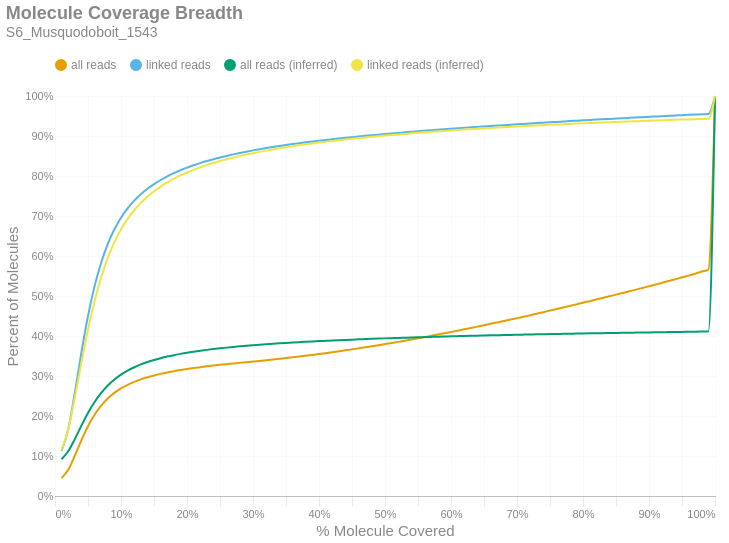

Notebook code for this chart:
### Markdown cell above
### Molecule Read Coverage
This chart shows molecule coverage breadth as computed by the number of bases aligned to that molecule. In other words, "*how much of each unique long molecule is actually sequenced/aligned?*" Keep in mind there is a distinction between sequences and alignments, since some sequences belonging to a particular molecule may not align well and wouldn't appear in the alignment data. This chart also shows molecule coverage breadth as computed by the *inferred fragment* from which the aligned sequences originate. Unlike read coverage, this calculation takes into account the total insert size, including unsequenced gaps between the forward and reverse reads. Like the previous figures, these are cumulative percents.

### Code cell
if SKIPLR:
    print_html(f"Skipped")
else:
    binned_df = consolidated_hist(valids['coverage_bp'], mask, 0.01, True)
    binned_df_inf = consolidated_hist(valids['coverage_inserts'], mask, 0.01, True)
    binned_df = binned_df.with_columns(pl.lit(binned_df_inf['all reads (cumsum)']).alias('all reads (inferred)'))
    binned_df = binned_df.with_columns(pl.lit(binned_df_inf['linked reads (cumsum)']).alias('linked reads (inferred)'))
    binned_df = binned_df.with_columns(
        (pl.col('bin').cast(pl.Float64) + 0.01).alias('right_edge')
    )

    with SafeRender(binned_df):
        (
            density_plot(binned_df, 'Molecule Coverage Breadth', samplename, 'molcov', ['all reads (inferred)','linked reads (inferred)'])
            .encode(
                #x=alt.X('bin:Q', title="% Molecule Covered").axis(format = '%').scale(padding=0),
                x=alt.X('right_edge:Q', title="% Molecule Covered").axis(format='%').scale(padding=0),
                y=alt.Y('value:Q', title='Percent of Molecules')
                    .axis(format='%')
                    .stack(False)
                    .scale(domainMin=0, padding=0),
                color=alt.Color("key:N").scale(domain = ["all reads", "linked reads", "all reads (inferred)", "linked reads (inferred)"]),
                tooltip = [
                    alt.Tooltip("key:N", title = "Data Type"),
                    alt.Tooltip("range_label:N", title="% Molecule Covered"),
                    alt.Tooltip("value:Q", format = ".2%", title="% Molecules")
                ]
            )
        ).display()

### Figure 1 — Vega-Lite specification as saved in the notebook (floating-point values rounded to 4 significant figures)
{"width": "container", "height": 400, "config": {"title": {"anchor": "start", "dy": -15, "fontSize": 18, "color": "#888888", "subtitleColor": "#888888", "subtitleFontSize": 14}, "arc": {"fill": "#0072B2"}, "axis": {"domainColor": "#888888", "domainWidth": 0.5, "gridWidth": 0.2, "grid": false, "titleFontWeight": 400, "titleFontSize": 15, "labelFontSize": 11, "labelColor": "#888888", "tickColor": "#888888", "tickWidth": 0.2, "titleColor": "#888888"}, "axisBand": {"grid": false}, "axisX": {"grid": true, "tickSize": 10, "domainCap": "round"}, "axisY": {"domain": false, "grid": true, "tickSize": 0, "domainCap": "round"}, "background": "transparent", "header": {"labelFontSize": 15, "labelColor": "#888888", "titleFontSize": 15, "titleFontWeight": 600, "titleColor": "#888888"}, "legend": {"labelFont": "sans-serif", "labelFontSize": 12, "labelColor": "#888888", "symbolSize": 100, "symbolType": "circle", "titleFontSize": 12, "titlePadding": 10, "titleColor": "#888888", "title": null, "orient": "top"}, "range": {"category": ["#E69F00", "#56B4E9", "#009E73", "#F0E442", "#0072B2", "#D55E00", "#CC79A7", "#000000"], "diverging": ["#cfe8f3", "#a2d4ec", "#73bfe2", "#46abdb", "#1696d2", "#12719e"]}, "area": {"fill": "#0072B2", "fillOpacity": 0.7, "line": true, "strokeOpacity": 0.7}, "line": {"color": "#0072B2", "stroke": "#0072B2", "strokeWidth": 2}, "trail": {"color": "#0072B2", "stroke": "#0072B2", "strokeWidth": 0, "size": 1}, "point": {"filled": true, "fillOpacity": 1.0, "size": 95}, "text": {"color": "#888888", "fontSize": 11, "align": "right", "fontWeight": 400, "size": 11}, "bar": {"fill": "#0072B2", "stroke": null}, "view": {"stroke": null, "continuousWidth": 660, "continuousHeight": 400}}, "data": {"name": "data-5342c5bd80825bf6339852b0acbcb683"}, "mark": {"type": "line", "interpolate": "monotone", "point": {"opacity": 0, "size": 275}}, "encoding": {"color": {"field": "key", "scale": {"domain": ["all reads", "linked reads", "all reads (inferred)", "linked reads (inferred)"]}, "type": "nominal"}, "tooltip": [{"field": "key", "title": "Data Type", "type": "nominal"}, {"field": "range_label", "title": "% Molecule Covered", "type": "nominal"}, {"field": "value", "format": ".2%", "title": "% Molecules", "type": "quantitative"}], "x": {"axis": {"format": "%"}, "field": "right_edge", "scale": {"padding": 0}, "title": "% Molecule Covered", "type": "quantitative"}, "y": {"axis": {"format": "%"}, "field": "value", "scale": {"domainMin": 0, "padding": 0}, "stack": false, "title": "Percent of Molecules", "type": "quantitative"}}, "params": [{"name": "param_c36ac31b6afebe62", "select": {"type": "point", "fields": ["key"]}, "bind": "legend"}], "title": {"text": "Molecule Coverage Breadth", "subtitle": "S6_Musquodoboit_1543"}, "transform": [{"fold": ["all reads (cumsum)", "linked reads (cumsum)", "all reads (inferred)", "linked reads (inferred)"]}, {"calculate": "replace(datum.key, ' (cumsum)', '')", "as": "key"}, {"filter": {"param": "param_c36ac31b6afebe62"}}], "usermeta": {"embedOptions": {"downloadFileName": "S6_Musquodoboit_1543.molcov"}}, "$schema": "https://vega.github.io/schema/vega-lite/v6.1.0.json", "datasets": {"data-5342c5bd80825bf6339852b0acbcb683": [{"bin": "0.0", "interval": "0.0-0.01", "all reads": 0.04476, "linked reads": 0.1134, "all reads (cumsum)": 0.04476, "linked reads (cumsum)": 0.1134, "range_label": "0.0-0.01", "all reads (inferred)": 0.09191, "linked reads (inferred)": 0.116, "right_edge": 0.01}, {"bin": "0.01", "interval": "0.01-0.02", "all reads": 0.02062, "linked reads": 0.05275, "all reads (cumsum)": 0.06538, "linked reads (cumsum)": 0.1661, "range_label": "0.01-0.02", "all reads (inferred)": 0.1117, "linked reads (inferred)": 0.1665, "right_edge": 0.02}, {"bin": "0.02", "interval": "0.02-0.03", "all reads": 0.03539, "linked reads": 0.09172, "all reads (cumsum)": 0.1008, "linked reads (cumsum)": 0.2578, "range_label": "0.02-0.03", "all reads (inferred)": 0.1422, "linked reads (inferred)": 0.2454, "right_edge": 0.03}, {"bin": "0.03", "interval": "0.03-0.04", "all reads": 0.03869, "linked reads": 0.1007, "all reads (cumsum)": 0.1395, "linked reads (cumsum)": 0.3585, "range_label": "0.03-0.04", "all reads (inferred)": 0.1759, "linked reads (inferred)": 0.3333, "right_edge": 0.04}, {"bin": "0.04", "interval": "0.04-0.05", "all reads": 0.03505, "linked reads": 0.09142, "all reads (cumsum)": 0.1745, "linked reads (cumsum)": 0.45, "range_label": "0.04-0.05", "all reads (inferred)": 0.2076, "linked reads (inferred)": 0.416, "right_edge": 0.05}, {"bin": "0.05", "interval": "0.05-0.06", "all reads": 0.02864, "linked reads": 0.07471, "all reads (cumsum)": 0.2031, "linked reads (cumsum)": 0.5247, "range_label": "0.05-0.06", "all reads (inferred)": 0.2349, "linked reads (inferred)": 0.4874, "right_edge": 0.06}, {"bin": "0.06", "interval": "0.06-0.07", "all reads": 0.02273, "linked reads": 0.05923, "all reads (cumsum)": 0.2259, "linked reads (cumsum)": 0.5839, "range_label": "0.06-0.07", "all reads (inferred)": 0.2576, "linked reads (inferred)": 0.5468, "right_edge": 0.07}, {"bin": "0.07", "interval": "0.07-0.08", "all reads": 0.01785, "linked reads": 0.04646, "all reads (cumsum)": 0.2437, "linked reads (cumsum)": 0.6304, "range_label": "0.07-0.08", "all reads (inferred)": 0.2762, "linked reads (inferred)": 0.5953, "right_edge": 0.08}, {"bin": "0.08", "interval": "0.08-0.09", "all reads": 0.01397, "linked reads": 0.03636, "all reads (cumsum)": 0.2577, "linked reads (cumsum)": 0.6667, "range_label": "0.08-0.09", "all reads (inferred)": 0.2913, "linked reads (inferred)": 0.6346, "right_edge": 0.09}, {"bin": "0.09", "interval": "0.09-0.1", "all reads": 0.01122, "linked reads": 0.02914, "all reads (cumsum)": 0.2689, "linked reads (cumsum)": 0.6959, "range_label": "0.09-0.1", "all reads (inferred)": 0.3035, "linked reads (inferred)": 0.6665, "right_edge": 0.1}, {"bin": "0.1", "interval": "0.1-0.11", "all reads": 0.009002, "linked reads": 0.02335, "all reads (cumsum)": 0.2779, "linked reads (cumsum)": 0.7192, "range_label": "0.1-0.11", "all reads (inferred)": 0.3135, "linked reads (inferred)": 0.6927, "right_edge": 0.11}, {"bin": "0.11", "interval": "0.11-0.12", "all reads": 0.007412, "linked reads": 0.01917, "all reads (cumsum)": 0.2853, "linked reads (cumsum)": 0.7384, "range_label": "0.11-0.12", "all reads (inferred)": 0.3219, "linked reads (inferred)": 0.7144, "right_edge": 0.12}, {"bin": "0.12", "interval": "0.12-0.13", "all reads": 0.006195, "linked reads": 0.01602, "all reads (cumsum)": 0.2915, "linked reads (cumsum)": 0.7544, "range_label": "0.12-0.13", "all reads (inferred)": 0.3289, "linked reads (inferred)": 0.7328, "right_edge": 0.13}, {"bin": "0.13", "interval": "0.13-0.14", "all reads": 0.005288, "linked reads": 0.01364, "all reads (cumsum)": 0.2968, "linked reads (cumsum)": 0.768, "range_label": "0.13-0.14", "all reads (inferred)": 0.3349, "linked reads (inferred)": 0.7484, "right_edge": 0.14}, {"bin": "0.14", "interval": "0.14-0.15", "all reads": 0.004537, "linked reads": 0.01167, "all reads (cumsum)": 0.3014, "linked reads (cumsum)": 0.7797, "range_label": "0.14-0.15", "all reads (inferred)": 0.3401, "linked reads (inferred)": 0.7619, "right_edge": 0.15}, {"bin": "0.15", "interval": "0.15-0.16", "all reads": 0.004015, "linked reads": 0.0103, "all reads (cumsum)": 0.3054, "linked reads (cumsum)": 0.79, "range_label": "0.15-0.16", "all reads (inferred)": 0.3446, "linked reads (inferred)": 0.7736, "right_edge": 0.16}, {"bin": "0.16", "interval": "0.16-0.17", "all reads": 0.003529, "linked reads": 0.00903, "all reads (cumsum)": 0.3089, "linked reads (cumsum)": 0.799, "range_label": "0.16-0.17", "all reads (inferred)": 0.3486, "linked reads (inferred)": 0.7839, "right_edge": 0.17}, {"bin": "0.17", "interval": "0.17-0.18", "all reads": 0.003203, "linked reads": 0.008156, "all reads (cumsum)": 0.3121, "linked reads (cumsum)": 0.8072, "range_label": "0.17-0.18", "all reads (inferred)": 0.3521, "linked reads (inferred)": 0.793, "right_edge": 0.18}, {"bin": "0.18", "interval": "0.18-0.19", "all reads": 0.002872, "linked reads": 0.007269, "all reads (cumsum)": 0.315, "linked reads (cumsum)": 0.8144, "range_label": "0.18-0.19", "all reads (inferred)": 0.3553, "linked reads (inferred)": 0.8013, "right_edge": 0.19}, {"bin": "0.19", "interval": "0.19-0.2", "all reads": 0.00259, "linked reads": 0.006519, "all reads (cumsum)": 0.3176, "linked reads (cumsum)": 0.821, "range_label": "0.19-0.2", "all reads (inferred)": 0.3582, "linked reads (inferred)": 0.8088, "right_edge": 0.2}, {"bin": "0.2", "interval": "0.2-0.21", "all reads": 0.002361, "linked reads": 0.00589, "all reads (cumsum)": 0.3199, "linked reads (cumsum)": 0.8269, "range_label": "0.2-0.21", "all reads (inferred)": 0.3607, "linked reads (inferred)": 0.8154, "right_edge": 0.21}, {"bin": "0.21", "interval": "0.21-0.22", "all reads": 0.002195, "linked reads": 0.005439, "all reads (cumsum)": 0.3221, "linked reads (cumsum)": 0.8323, "range_label": "0.21-0.22", "all reads (inferred)": 0.3631, "linked reads (inferred)": 0.8215, "right_edge": 0.22}, {"bin": "0.22", "interval": "0.22-0.23", "all reads": 0.002044, "linked reads": 0.005006, "all reads (cumsum)": 0.3242, "linked reads (cumsum)": 0.8373, "range_label": "0.22-0.23", "all reads (inferred)": 0.3653, "linked reads (inferred)": 0.8272, "right_edge": 0.23}, {"bin": "0.23", "interval": "0.23-0.24", "all reads": 0.001922, "linked reads": 0.004639, "all reads (cumsum)": 0.3261, "linked reads (cumsum)": 0.8419, "range_label": "0.23-0.24", "all reads (inferred)": 0.3673, "linked reads (inferred)": 0.8324, "right_edge": 0.24}, {"bin": "0.24", "interval": "0.24-0.25", "all reads": 0.001818, "linked reads": 0.004351, "all reads (cumsum)": 0.3279, "linked reads (cumsum)": 0.8463, "range_label": "0.24-0.25", "all reads (inferred)": 0.3692, "linked reads (inferred)": 0.8373, "right_edge": 0.25}, {"bin": "0.25", "interval": "0.25-0.26", "all reads": 0.001672, "linked reads": 0.003931, "all reads (cumsum)": 0.3296, "linked reads (cumsum)": 0.8502, "range_label": "0.25-0.26", "all reads (inferred)": 0.3709, "linked reads (inferred)": 0.8418, "right_edge": 0.26}, {"bin": "0.26", "interval": "0.26-0.27", "all reads": 0.001648, "linked reads": 0.003805, "all reads (cumsum)": 0.3312, "linked reads (cumsum)": 0.854, "range_label": "0.26-0.27", "all reads (inferred)": 0.3726, "linked reads (inferred)": 0.8459, "right_edge": 0.27}, {"bin": "0.27", "interval": "0.27-0.28", "all reads": 0.001588, "linked reads": 0.003506, "all reads (cumsum)": 0.3328, "linked reads (cumsum)": 0.8575, "range_label": "0.27-0.28", "all reads (inferred)": 0.3741, "linked reads (inferred)": 0.8499, "right_edge": 0.28}, {"bin": "0.28", "interval": "0.28-0.29", "all reads": 0.001609, "linked reads": 0.00335, "all reads (cumsum)": 0.3344, "linked reads (cumsum)": 0.8609, "range_label": "0.28-0.29", "all reads (inferred)": 0.3755, "linked reads (inferred)": 0.8535, "right_edge": 0.29}, {"bin": "0.29", "interval": "0.29-0.3", "all reads": 0.001617, "linked reads": 0.003137, "all reads (cumsum)": 0.336, "linked reads (cumsum)": 0.864, "range_label": "0.29-0.3", "all reads (inferred)": 0.3769, "linked reads (inferred)": 0.857, "right_edge": 0.3}, {"bin": "0.3", "interval": "0.3-0.31", "all reads": 0.001636, "linked reads": 0.002953, "all reads (cumsum)": 0.3377, "linked reads (cumsum)": 0.867, "range_label": "0.3-0.31", "all reads (inferred)": 0.3781, "linked reads (inferred)": 0.8603, "right_edge": 0.31}, {"bin": "0.31", "interval": "0.31-0.32", "all reads": 0.001698, "linked reads": 0.002794, "all reads (cumsum)": 0.3394, "linked reads (cumsum)": 0.8698, "range_label": "0.31-0.32", "all reads (inferred)": 0.3793, "linked reads (inferred)": 0.8634, "right_edge": 0.32}, {"bin": "0.32", "interval": "0.32-0.33", "all reads": 0.001748, "linked reads": 0.002696, "all reads (cumsum)": 0.3411, "linked reads (cumsum)": 0.8725, "range_label": "0.32-0.33", "all reads (inferred)": 0.3805, "linked reads (inferred)": 0.8664, "right_edge": 0.33}, {"bin": "0.33", "interval": "0.33-0.34", "all reads": 0.001791, "linked reads": 0.002538, "all reads (cumsum)": 0.3429, "linked reads (cumsum)": 0.875, "range_label": "0.33-0.34", "all reads (inferred)": 0.3816, "linked reads (inferred)": 0.8692, "right_edge": 0.34}, {"bin": "0.34", "interval": "0.34-0.35", "all reads": 0.001823, "linked reads": 0.002441, "all reads (cumsum)": 0.3447, "linked reads (cumsum)": 0.8774, "range_label": "0.34-0.35", "all reads (inferred)": 0.3826, "linked reads (inferred)": 0.8719, "right_edge": 0.35}, {"bin": "0.35", "interval": "0.35-0.36", "all reads": 0.001904, "linked reads": 0.002351, "all reads (cumsum)": 0.3466, "linked reads (cumsum)": 0.8798, "range_label": "0.35-0.36", "all reads (inferred)": 0.3836, "linked reads (inferred)": 0.8744, "right_edge": 0.36}, {"bin": "0.36", "interval": "0.36-0.37", "all reads": 0.001974, "linked reads": 0.002216, "all reads (cumsum)": 0.3486, "linked reads (cumsum)": 0.882, "range_label": "0.36-0.37", "all reads (inferred)": 0.3846, "linked reads (inferred)": 0.8769, "right_edge": 0.37}, {"bin": "0.37", "interval": "0.37-0.38", "all reads": 0.002049, "linked reads": 0.002177, "all reads (cumsum)": 0.3507, "linked reads (cumsum)": 0.8842, "range_label": "0.37-0.38", "all reads (inferred)": 0.3855, "linked reads (inferred)": 0.8793, "right_edge": 0.38}, {"bin": "0.38", "interval": "0.38-0.39", "all reads": 0.002081, "linked reads": 0.00206, "all reads (cumsum)": 0.3527, "linked reads (cumsum)": 0.8862, "range_label": "0.38-0.39", "all reads (inferred)": 0.3864, "linked reads (inferred)": 0.8815, "right_edge": 0.39}, {"bin": "0.39", "interval": "0.39-0.4", "all reads": 0.002177, "linked reads": 0.002002, "all reads (cumsum)": 0.3549, "linked reads (cumsum)": 0.8883, "range_label": "0.39-0.4", "all reads (inferred)": 0.3872, "linked reads (inferred)": 0.8837, "right_edge": 0.4}, {"bin": "0.4", "interval": "0.4-0.41", "all reads": 0.002185, "linked reads": 0.00187, "all reads (cumsum)": 0.3571, "linked reads (cumsum)": 0.8901, "range_label": "0.4-0.41", "all reads (inferred)": 0.388, "linked reads (inferred)": 0.8856, "right_edge": 0.41}, {"bin": "0.41", "interval": "0.41-0.42", "all reads": 0.002251, "linked reads": 0.001805, "all reads (cumsum)": 0.3594, "linked reads (cumsum)": 0.8919, "range_label": "0.41-0.42", "all reads (inferred)": 0.3887, "linked reads (inferred)": 0.8875, "right_edge": 0.42}, {"bin": "0.42", "interval": "0.42-0.43", "all reads": 0.002355, "linked reads": 0.001794, "all reads (cumsum)": 0.3617, "linked reads (cumsum)": 0.8937, "range_label": "0.42-0.43", "all reads (inferred)": 0.3895, "linked reads (inferred)": 0.8894, "right_edge": 0.43}, {"bin": "0.43", "interval": "0.43-0.44", "all reads": 0.002391, "linked reads": 0.001746, "all reads (cumsum)": 0.3641, "linked reads (cumsum)": 0.8955, "range_label": "0.43-0.44", "all reads (inferred)": 0.3902, "linked reads (inferred)": 0.8912, "right_edge": 0.44}, {"bin": "0.44", "interval": "0.44-0.45", "all reads": 0.00247, "linked reads": 0.001688, "all reads (cumsum)": 0.3666, "linked reads (cumsum)": 0.8972, "range_label": "0.44-0.45", "all reads (inferred)": 0.3909, "linked reads (inferred)": 0.893, "right_edge": 0.45}, {"bin": "0.45", "interval": "0.45-0.46", "all reads": 0.002511, "linked reads": 0.001605, "all reads (cumsum)": 0.3691, "linked reads (cumsum)": 0.8988, "range_label": "0.45-0.46", "all reads (inferred)": 0.3916, "linked reads (inferred)": 0.8947, "right_edge": 0.46}, {"bin": "0.46", "interval": "0.46-0.47", "all reads": 0.00255, "linked reads": 0.001601, "all reads (cumsum)": 0.3716, "linked reads (cumsum)": 0.9004, "range_label": "0.46-0.47", "all reads (inferred)": 0.3922, "linked reads (inferred)": 0.8963, "right_edge": 0.47}, {"bin": "0.47", "interval": "0.47-0.48", "all reads": 0.00264, "linked reads": 0.001542, "all reads (cumsum)": 0.3743, "linked reads (cumsum)": 0.9019, "range_label": "0.47-0.48", "all reads (inferred)": 0.3929, "linked reads (inferred)": 0.898, "right_edge": 0.48}, {"bin": "0.48", "interval": "0.48-0.49", "all reads": 0.002621, "linked reads": 0.001505, "all reads (cumsum)": 0.3769, "linked reads (cumsum)": 0.9034, "range_label": "0.48-0.49", "all reads (inferred)": 0.3935, "linked reads (inferred)": 0.8995, "right_edge": 0.49}, {"bin": "0.49", "interval": "0.49-0.5", "all reads": 0.002905, "linked reads": 0.001522, "all reads (cumsum)": 0.3798, "linked reads (cumsum)": 0.9049, "range_label": "0.49-0.5", "all reads (inferred)": 0.3941, "linked reads (inferred)": 0.901, "right_edge": 0.5}, {"bin": "0.5", "interval": "0.5-0.51", "all reads": 0.002594, "linked reads": 0.001412, "all reads (cumsum)": 0.3824, "linked reads (cumsum)": 0.9063, "range_label": "0.5-0.51", "all reads (inferred)": 0.3946, "linked reads (inferred)": 0.9024, "right_edge": 0.51}, {"bin": "0.51", "interval": "0.51-0.52", "all reads": 0.002926, "linked reads": 0.001425, "all reads (cumsum)": 0.3853, "linked reads (cumsum)": 0.9078, "range_label": "0.51-0.52", "all reads (inferred)": 0.3952, "linked reads (inferred)": 0.9039, "right_edge": 0.52}, {"bin": "0.52", "interval": "0.52-0.53", "all reads": 0.002887, "linked reads": 0.001379, "all reads (cumsum)": 0.3882, "linked reads (cumsum)": 0.9091, "range_label": "0.52-0.53", "all reads (inferred)": 0.3957, "linked reads (inferred)": 0.9052, "right_edge": 0.53}, {"bin": "0.53", "interval": "0.53-0.54", "all reads": 0.003012, "linked reads": 0.001366, "all reads (cumsum)": 0.3912, "linked reads (cumsum)": 0.9105, "range_label": "0.53-0.54", "all reads (inferred)": 0.3963, "linked reads (inferred)": 0.9066, "right_edge": 0.54}, {"bin": "0.54", "interval": "0.54-0.55", "all reads": 0.002977, "linked reads": 0.001364, "all reads (cumsum)": 0.3942, "linked reads (cumsum)": 0.9119, "range_label": "0.54-0.55", "all reads (inferred)": 0.3968, "linked reads (inferred)": 0.9079, "right_edge": 0.55}, {"bin": "0.55", "interval": "0.55-0.56", "all reads": 0.003113, "linked reads": 0.001304, "all reads (cumsum)": 0.3973, "linked reads (cumsum)": 0.9132, "range_label": "0.55-0.56", "all reads (inferred)": 0.3973, "linked reads (inferred)": 0.9091, "right_edge": 0.56}, {"bin": "0.56", "interval": "0.56-0.57", "all reads": 0.003163, "linked reads": 0.00129, "all reads (cumsum)": 0.4005, "linked reads (cumsum)": 0.9145, "range_label": "0.56-0.57", "all reads (inferred)": 0.3977, "linked reads (inferred)": 0.9103, "right_edge": 0.57}, {"bin": "0.57", "interval": "0.57-0.58", "all reads": 0.003113, "linked reads": 0.001239, "all reads (cumsum)": 0.4036, "linked reads (cumsum)": 0.9157, "range_label": "0.57-0.58", "all reads (inferred)": 0.3982, "linked reads (inferred)": 0.9115, "right_edge": 0.58}, {"bin": "0.58", "interval": "0.58-0.59", "all reads": 0.003229, "linked reads": 0.00124, "all reads (cumsum)": 0.4068, "linked reads (cumsum)": 0.9169, "range_label": "0.58-0.59", "all reads (inferred)": 0.3987, "linked reads (inferred)": 0.9127, "right_edge": 0.59}, {"bin": "0.59", "interval": "0.59-0.6", "all reads": 0.00329, "linked reads": 0.001213, "all reads (cumsum)": 0.4101, "linked reads (cumsum)": 0.9182, "range_label": "0.59-0.6", "all reads (inferred)": 0.3991, "linked reads (inferred)": 0.9138, "right_edge": 0.6}, {"bin": "0.6", "interval": "0.6-0.61", "all reads": 0.003162, "linked reads": 0.0012, "all reads (cumsum)": 0.4133, "linked reads (cumsum)": 0.9194, "range_label": "0.6-0.61", "all reads (inferred)": 0.3996, "linked reads (inferred)": 0.9149, "right_edge": 0.61}, {"bin": "0.61", "interval": "0.61-0.62", "all reads": 0.003378, "linked reads": 0.001165, "all reads (cumsum)": 0.4166, "linked reads (cumsum)": 0.9205, "range_label": "0.61-0.62", "all reads (inferred)": 0.4, "linked reads (inferred)": 0.916, "right_edge": 0.62}, {"bin": "0.62", "interval": "0.62-0.63", "all reads": 0.003368, "linked reads": 0.001166, "all reads (cumsum)": 0.42, "linked reads (cumsum)": 0.9217, "range_label": "0.62-0.63", "all reads (inferred)": 0.4004, "linked reads (inferred)": 0.917, "right_edge": 0.63}, {"bin": "0.63", "interval": "0.63-0.64", "all reads": 0.003394, "linked reads": 0.001126, "all reads (cumsum)": 0.4234, "linked reads (cumsum)": 0.9228, "range_label": "0.63-0.64", "all reads (inferred)": 0.4008, "linked reads (inferred)": 0.918, "right_edge": 0.64}, {"bin": "0.64", "interval": "0.64-0.65", "all reads": 0.003415, "linked reads": 0.001104, "all reads (cumsum)": 0.4268, "linked reads (cumsum)": 0.9239, "range_label": "0.64-0.65", "all reads (inferred)": 0.4012, "linked reads (inferred)": 0.919, "right_edge": 0.65}, {"bin": "0.65", "interval": "0.65-0.66", "all reads": 0.003623, "linked reads": 0.001105, "all reads (cumsum)": 0.4304, "linked reads (cumsum)": 0.925, "range_label": "0.65-0.66", "all reads (inferred)": 0.4016, "linked reads (inferred)": 0.92, "right_edge": 0.66}, {"bin": "0.66", "interval": "0.66-0.67", "all reads": 0.003474, "linked reads": 0.001059, "all reads (cumsum)": 0.4339, "linked reads (cumsum)": 0.9261, "range_label": "0.66-0.67", "all reads (inferred)": 0.402, "linked reads (inferred)": 0.921, "right_edge": 0.67}, {"bin": "0.67", "interval": "0.67-0.68", "all reads": 0.003574, "linked reads": 0.001085, "all reads (cumsum)": 0.4375, "linked reads (cumsum)": 0.9272, "range_label": "0.67-0.68", "all reads (inferred)": 0.4024, "linked reads (inferred)": 0.9219, "right_edge": 0.68}, {"bin": "0.68", "interval": "0.68-0.69", "all reads": 0.003554, "linked reads": 0.001022, "all reads (cumsum)": 0.441, "linked reads (cumsum)": 0.9282, "range_label": "0.68-0.69", "all reads (inferred)": 0.4027, "linked reads (inferred)": 0.9228, "right_edge": 0.69}, {"bin": "0.69", "interval": "0.69-0.7", "all reads": 0.003676, "linked reads": 0.001053, "all reads (cumsum)": 0.4447, "linked reads (cumsum)": 0.9292, "range_label": "0.69-0.7", "all reads (inferred)": 0.4031, "linked reads (inferred)": 0.9237, "right_edge": 0.7}, {"bin": "0.7", "interval": "0.7-0.71", "all reads": 0.003649, "linked reads": 0.001019, "all reads (cumsum)": 0.4484, "linked reads (cumsum)": 0.9303, "range_label": "0.7-0.71", "all reads (inferred)": 0.4034, "linked reads (inferred)": 0.9246, "right_edge": 0.71}, {"bin": "0.71", "interval": "0.71-0.72", "all reads": 0.003686, "linked reads": 0.00104, "all reads (cumsum)": 0.4521, "linked reads (cumsum)": 0.9313, "range_label": "0.71-0.72", "all reads (inferred)": 0.4038, "linked reads (inferred)": 0.9254, "right_edge": 0.72}, {"bin": "0.72", "interval": "0.72-0.73", "all reads": 0.003797, "linked reads": 0.001002, "all reads (cumsum)": 0.4559, "linked reads (cumsum)": 0.9323, "range_label": "0.72-0.73", "all reads (inferred)": 0.4041, "linked reads (inferred)": 0.9263, "right_edge": 0.73}, {"bin": "0.73", "interval": "0.73-0.74", "all reads": 0.003743, "linked reads": 0.001018, "all reads (cumsum)": 0.4596, "linked reads (cumsum)": 0.9333, "range_label": "0.73-0.74", "all reads (inferred)": 0.4044, "linked reads (inferred)": 0.9271, "right_edge": 0.74}, {"bin": "0.74", "interval": "0.74-0.75", "all reads": 0.004026, "linked reads": 0.00102, "all reads (cumsum)": 0.4636, "linked reads (cumsum)": 0.9343, "range_label": "0.74-0.75", "all reads (inferred)": 0.4048, "linked reads (inferred)": 0.9279, "right_edge": 0.75}, {"bin": "0.75", "interval": "0.75-0.76", "all reads": 0.003721, "linked reads": 0.0009298, "all reads (cumsum)": 0.4673, "linked reads (cumsum)": 0.9353, "range_label": "0.75-0.76", "all reads (inferred)": 0.4051, "linked reads (inferred)": 0.9286, "right_edge": 0.76}, {"bin": "0.76", "interval": "0.76-0.77", "all reads": 0.003918, "linked reads": 0.0009851, "all reads (cumsum)": 0.4713, "linked reads (cumsum)": 0.9363, "range_label": "0.76-0.77", "all reads (inferred)": 0.4054, "linked reads (inferred)": 0.9294, "right_edge": 0.77}, {"bin": "0.77", "interval": "0.77-0.78", "all reads": 0.003935, "linked reads": 0.000974, "all reads (cumsum)": 0.4752, "linked reads (cumsum)": 0.9372, "range_label": "0.77-0.78", "all reads (inferred)": 0.4057, "linked reads (inferred)": 0.9302, "right_edge": 0.78}, {"bin": "0.78", "interval": "0.78-0.79", "all reads": 0.003895, "linked reads": 0.0009347, "all reads (cumsum)": 0.4791, "linked reads (cumsum)": 0.9382, "range_label": "0.78-0.79", "all reads (inferred)": 0.406, "linked reads (inferred)": 0.931, "right_edge": 0.79}, {"bin": "0.79", "interval": "0.79-0.8", "all reads": 0.00416, "linked reads": 0.0009354, "all reads (cumsum)": 0.4833, "linked reads (cumsum)": 0.9391, "range_label": "0.79-0.8", "all reads (inferred)": 0.4063, "linked reads (inferred)": 0.9317, "right_edge": 0.8}, {"bin": "0.8", "interval": "0.8-0.81", "all reads": 0.003837, "linked reads": 0.0009319, "all reads (cumsum)": 0.4871, "linked reads (cumsum)": 0.94, "range_label": "0.8-0.81", "all reads (inferred)": 0.4066, "linked reads (inferred)": 0.9324, "right_edge": 0.81}, {"bin": "0.81", "interval": "0.81-0.82", "all reads": 0.003989, "linked reads": 0.0009139, "all reads (cumsum)": 0.4911, "linked reads (cumsum)": 0.941, "range_label": "0.81-0.82", "all reads (inferred)": 0.4069, "linked reads (inferred)": 0.9331, "right_edge": 0.82}, {"bin": "0.82", "interval": "0.82-0.83", "all reads": 0.004114, "linked reads": 0.000877, "all reads (cumsum)": 0.4952, "linked reads (cumsum)": 0.9418, "range_label": "0.82-0.83", "all reads (inferred)": 0.4072, "linked reads (inferred)": 0.9337, "right_edge": 0.83}, {"bin": "0.83", "interval": "0.83-0.84", "all reads": 0.004103, "linked reads": 0.0008638, "all reads (cumsum)": 0.4993, "linked reads (cumsum)": 0.9427, "range_label": "0.83-0.84", "all reads (inferred)": 0.4075, "linked reads (inferred)": 0.9344, "right_edge": 0.84}, {"bin": "0.84", "interval": "0.84-0.85", "all reads": 0.004075, "linked reads": 0.0008996, "all reads (cumsum)": 0.5034, "linked reads (cumsum)": 0.9436, "range_label": "0.84-0.85", "all reads (inferred)": 0.4077, "linked reads (inferred)": 0.9351, "right_edge": 0.85}, {"bin": "0.85", "interval": "0.85-0.86", "all reads": 0.0042, "linked reads": 0.0008937, "all reads (cumsum)": 0.5076, "linked reads (cumsum)": 0.9445, "range_label": "0.85-0.86", "all reads (inferred)": 0.408, "linked reads (inferred)": 0.9357, "right_edge": 0.86}, {"bin": "0.86", "interval": "0.86-0.87", "all reads": 0.004084, "linked reads": 0.000867, "all reads (cumsum)": 0.5117, "linked reads (cumsum)": 0.9454, "range_label": "0.86-0.87", "all reads (inferred)": 0.4083, "linked reads (inferred)": 0.9363, "right_edge": 0.87}, {"bin": "0.87", "interval": "0.87-0.88", "all reads": 0.004265, "linked reads": 0.0008597, "all reads (cumsum)": 0.5159, "linked reads (cumsum)": 0.9462, "range_label": "0.87-0.88", "all reads (inferred)": 0.4085, "linked reads (inferred)": 0.937, "right_edge": 0.88}, {"bin": "0.88", "interval": "0.88-0.89", "all reads": 0.004198, "linked reads": 0.0008434, "all reads (cumsum)": 0.5201, "linked reads (cumsum)": 0.9471, "range_label": "0.88-0.89", "all reads (inferred)": 0.4088, "linked reads (inferred)": 0.9376, "right_edge": 0.89}, {"bin": "0.89", "interval": "0.89-0.9", "all reads": 0.004342, "linked reads": 0.0008607, "all reads (cumsum)": 0.5245, "linked reads (cumsum)": 0.9479, "range_label": "0.89-0.9", "all reads (inferred)": 0.409, "linked reads (inferred)": 0.9382, "right_edge": 0.9}, {"bin": "0.9", "interval": "0.9-0.91", "all reads": 0.004106, "linked reads": 0.000801, "all reads (cumsum)": 0.5286, "linked reads (cumsum)": 0.9487, "range_label": "0.9-0.91", "all reads (inferred)": 0.4093, "linked reads (inferred)": 0.9387, "right_edge": 0.91}, {"bin": "0.91", "interval": "0.91-0.92", "all reads": 0.00471, "linked reads": 0.0008176, "all reads (cumsum)": 0.5333, "linked reads (cumsum)": 0.9495, "range_label": "0.91-0.92", "all reads (inferred)": 0.4095, "linked reads (inferred)": 0.9393, "right_edge": 0.92}, {"bin": "0.92", "interval": "0.92-0.93", "all reads": 0.004106, "linked reads": 0.000835, "all reads (cumsum)": 0.5374, "linked reads (cumsum)": 0.9504, "range_label": "0.92-0.93", "all reads (inferred)": 0.4098, "linked reads (inferred)": 0.9399, "right_edge": 0.93}, {"bin": "0.93", "interval": "0.93-0.94", "all reads": 0.004442, "linked reads": 0.0008374, "all reads (cumsum)": 0.5418, "linked reads (cumsum)": 0.9512, "range_label": "0.93-0.94", "all reads (inferred)": 0.41, "linked reads (inferred)": 0.9404, "right_edge": 0.94}, {"bin": "0.94", "interval": "0.94-0.95", "all reads": 0.004894, "linked reads": 0.0007965, "all reads (cumsum)": 0.5467, "linked reads (cumsum)": 0.952, "range_label": "0.94-0.95", "all reads (inferred)": 0.4102, "linked reads (inferred)": 0.941, "right_edge": 0.95}, {"bin": "0.95", "interval": "0.95-0.96", "all reads": 0.004178, "linked reads": 0.0008253, "all reads (cumsum)": 0.5509, "linked reads (cumsum)": 0.9528, "range_label": "0.95-0.96", "all reads (inferred)": 0.4105, "linked reads (inferred)": 0.9415, "right_edge": 0.96}, {"bin": "0.96", "interval": "0.96-0.97", "all reads": 0.004879, "linked reads": 0.0007978, "all reads (cumsum)": 0.5558, "linked reads (cumsum)": 0.9536, "range_label": "0.96-0.97", "all reads (inferred)": 0.4108, "linked reads (inferred)": 0.9421, "right_edge": 0.97}, {"bin": "0.97", "interval": "0.97-0.98", "all reads": 0.005368, "linked reads": 0.0007655, "all reads (cumsum)": 0.5611, "linked reads (cumsum)": 0.9544, "range_label": "0.97-0.98", "all reads (inferred)": 0.4111, "linked reads (inferred)": 0.9427, "right_edge": 0.98}, {"bin": "0.98", "interval": "0.98-0.99", "all reads": 0.005012, "linked reads": 0.0007794, "all reads (cumsum)": 0.5662, "linked reads (cumsum)": 0.9552, "range_label": "0.98-0.99", "all reads (inferred)": 0.4114, "linked reads (inferred)": 0.9431, "right_edge": 0.99}, {"bin": "0.99", "interval": "0.99-1.0", "all reads": 0.4338, "linked reads": 0.04483, "all reads (cumsum)": 1.0, "linked reads (cumsum)": 1.0, "range_label": "0.99-1.0", "all reads (inferred)": 1.0, "linked reads (inferred)": 1.0, "right_edge": 1.0}]}}
